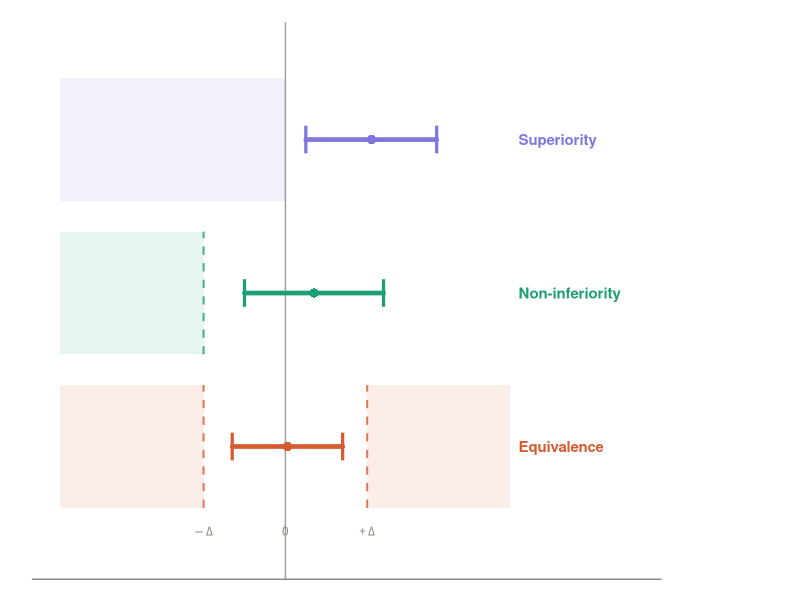
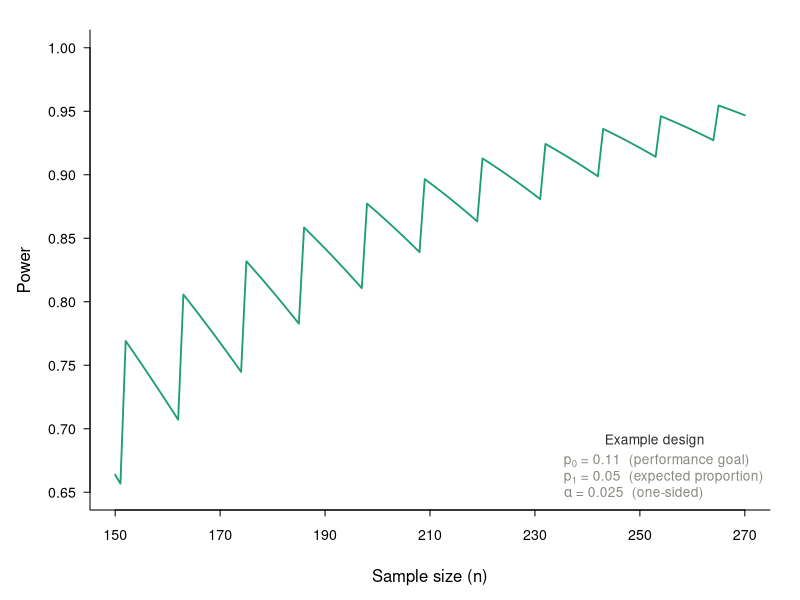
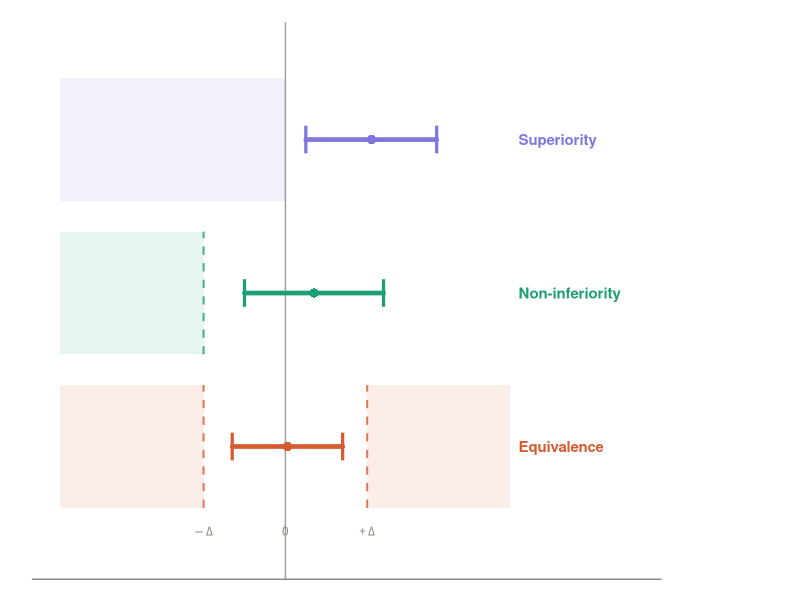

These charts were generated, in order, by the following R code: (Note: this script raises an error after producing the figures.)
## ---- chunk 1
knitr::opts_chunk$set(echo = FALSE, warning = FALSE, 
                      message = FALSE, fig.pos = "H",
                      out.width = "80%",
                      fig.align = "center",
                      cache = TRUE)
## ---- chunk 2

library(ggplot2)

col_sup  <- "#7F77DD"
col_ni   <- "#1D9E75"
col_eq   <- "#D85A30"
col_axis <- "#888780"
col_line <- "#2C2C2A"

# CI data
cis <- data.frame(
  label = factor(c("Superiority", "Non-inferiority", "Equivalence"),
                 levels = c("Equivalence", "Non-inferiority", "Superiority")),
  lo    = c(0.05, -0.10, -0.13),
  hi    = c(0.37,  0.24,  0.14),
  mid   = c(0.21,  0.07,  0.005),
  y     = c(3, 2, 1),
  color = c(col_sup, col_ni, col_eq)
)

ggplot() +
  
  # shading: superiority H0 (left of 0)
  annotate("rect", xmin = -0.55, xmax = 0,
           ymin = 2.6, ymax = 3.4, fill = col_sup, alpha = 0.10) +
  
  # shading: non-inferiority H0 (left of -delta)
  annotate("rect", xmin = -0.55, xmax = -0.20,
           ymin = 1.6, ymax = 2.4, fill = col_ni, alpha = 0.10) +
  
  # shading: equivalence H0 (both tails)
  annotate("rect", xmin = -0.55, xmax = -0.20,
           ymin = 0.6, ymax = 1.4, fill = col_eq, alpha = 0.10) +
  annotate("rect", xmin = 0.20, xmax = 0.55,
           ymin = 0.6, ymax = 1.4, fill = col_eq, alpha = 0.10) +
  
  # zero line
  geom_vline(xintercept = 0, colour = col_line,
             linewidth = 0.5, alpha = 0.45, linetype = "solid") +
  
  # NI margin
  geom_segment(aes(x = -0.20, xend = -0.20, y = 1.6, yend = 2.4),
               colour = col_ni, linewidth = 0.7, linetype = "dashed", alpha = 0.8) +
  
  # Equivalence margins
  geom_segment(aes(x = -0.20, xend = -0.20, y = 0.6, yend = 1.4),
               colour = col_eq, linewidth = 0.7, linetype = "dashed", alpha = 0.8) +
  geom_segment(aes(x =  0.20, xend =  0.20, y = 0.6, yend = 1.4),
               colour = col_eq, linewidth = 0.7, linetype = "dashed", alpha = 0.8) +
  
  # CI bars
  geom_segment(data = cis,
               aes(x = lo, xend = hi, y = y, yend = y, colour = label),
               linewidth = 1.6, lineend = "round", show.legend = FALSE) +
  geom_segment(data = cis,
               aes(x = lo, xend = lo, y = y - 0.09, yend = y + 0.09, colour = label),
               linewidth = 1.1, show.legend = FALSE) +
  geom_segment(data = cis,
               aes(x = hi, xend = hi, y = y - 0.09, yend = y + 0.09, colour = label),
               linewidth = 1.1, show.legend = FALSE) +
  geom_point(data = cis,
             aes(x = mid, y = y, colour = label),
             size = 2.8, shape = 16, show.legend = FALSE) +
  
  # row labels (right side)
  geom_text(data = cis,
            aes(x = 0.57, y = y, label = label, colour = label),
            hjust = 0, size = 3.8, fontface = "bold", show.legend = FALSE) +
  
  # axis zero label
  annotate("text", x = 0, y = 0.45, label = "0",
           size = 3, colour = col_axis, hjust = 0.5) +
  
  # margin labels
annotate("text", x = -0.20, y = 0.45, label = expression(-Delta),
         size = 3, colour = col_axis, hjust = 0.5) +
annotate("text", x =  0.20, y = 0.45, label = expression(+Delta),
         size = 3, colour = col_axis, hjust = 0.5) +
  
  scale_colour_manual(values = c(
    "Superiority"     = col_sup,
    "Non-inferiority" = col_ni,
    "Equivalence"     = col_eq
  )) +
  
  coord_cartesian(xlim = c(-0.55, 0.85), ylim = c(0.3, 3.6), clip = "off") +
  
  theme_minimal(base_size = 12) +
  theme(
    panel.grid       = element_blank(),
    axis.text        = element_blank(),
    axis.ticks       = element_blank(),
    axis.title       = element_blank(),
    axis.line.x      = element_line(colour = col_axis, linewidth = 0.5),
    plot.background  = element_rect(fill = "white", colour = NA),
    panel.background = element_rect(fill = "white", colour = NA),
    plot.margin      = margin(16, 100, 12, 20)
  )

ggsave("trial_designs.png", width = 8, height = 4.5, dpi = 200, bg = "white")


## ---- chunk 3

N     <- 150:270
alpha <- 0.025
p0    <- 0.89
p1    <- 0.95

crit  <- qbinom(p = 1 - alpha, size = N, prob = p0)
power <- 1 - pbinom(q = crit, size = N, prob = p1)

par(
  mar    = c(4.5, 4.5, 1.5, 1.5),
  family = "sans",
  mgp    = c(2.8, 0.7, 0),
  tcl    = -0.3
)

plot(N, power,
     type = "l",
     lwd  = 1.8,
     col  = "#1D9E75",
     las  = 1,
     xlab = "Sample size (n)",
     ylab = "Power",
     ylim = c(0.65, 1.00),
     yaxt = "n",
     xaxt = "n",
     bty  = "l")

axis(2, at = seq(0.65, 1.00, by = 0.05),
     labels = sprintf("%.2f", seq(0.65, 1.00, by = 0.05)),
     las = 1, cex.axis = 0.85)

axis(1, at = seq(150, 270, by = 20),
     cex.axis = 0.85)

legend("bottomright",
       title     = "Example design",
       title.col = "#2C2C2A",
       legend    = c(
         expression(paste(p[0], " = 0.11  (performance goal)")),
         expression(paste(p[1], " = 0.05  (expected proportion)")),
         expression(paste(alpha,  " = 0.025  (one-sided)"))
       ),
       col      = "#888780",
       lty      = 0,
       pch      = NA,
       bty      = "n",
       cex      = 0.82,
       text.col = "#888780")
## ---- chunk 4
library(kableExtra)

pg_tbl <- data.frame(
  Endpoint           = c("Composite (Death, Amputation, TVR)", "RCC: Improved or No Change"),
  Timepoint          = c("30 Days", "12 Months"),
  `Pooled Rate`      = c("6.0\\%", "95.8\\%"),
  `95\\% CI`         = c("[2.9, 12.1\\%]", "[87.9, 98.6\\%]"),
  `Performance Goal` = c("$\\leq$ 12\\%", "$\\geq$ 88\\%"),
  check.names = FALSE
)

kbl(pg_tbl, booktabs = TRUE, escape = FALSE, align = "lcccc", linesep = "",
    caption = "Performance Goals for Safety and Efficacy") |>
  kable_styling(latex_options = "hold_position", full_width = FALSE, font_size = 11) |>
  column_spec(1, width = "5.2cm") |>
  column_spec(5, bold = TRUE) |>
  pack_rows("Safety Endpoints",   1, 1, background = "#4A4A6A", color = "white", bold = TRUE) |>
  pack_rows("Efficacy Endpoints", 2, 2, background = "#6B4A2A", color = "white", bold = TRUE)
## ---- chunk 5
knitr::include_graphics("Figures/forest_plot_pooled_estimates.png")
## ---- chunk 6
library(kableExtra)
het_A <- data.frame(
  Measure         = c("$\\tau^2$", "$I^2$", "H", "Q (Wald)", "Q (LRT)"),
  Value           = c("0.00", "0.0\\%", "1.00", "0.00", "NA"),
  `CI or p-value` = c("NA", "0.0\\% to 0.9\\%", "1.00 to 3.10", "$p$ = 0.998", "NA"),
  check.names = FALSE
)
kbl(het_A, booktabs = TRUE, escape = FALSE, align = "lcc", linesep = "",
    caption = "Heterogeneity Statistics: 30-day Composite") |>
  kable_styling(latex_options = "hold_position", full_width = FALSE, font_size = 11) |>
  row_spec(0, background = "#3A3A6A", color = "white", bold = TRUE) |>
  column_spec(1, width = "3cm")
## ---- chunk 7
het_B <- data.frame(
  Measure         = c("$\\tau^2$", "$I^2$", "H", "Q (Wald)", "Q (LRT)"),
  Value           = c("0.00", "0.0\\%", "1.00", "1.31", "NA"),
  `CI or p-value` = c("NA", "0.0\\% to 0.9\\%", "1.00 to 3.10", "$p$ = 0.520", "NA"),
  check.names = FALSE
)
kbl(het_B, booktabs = TRUE, escape = FALSE, align = "lcc", linesep = "",
    caption = "Heterogeneity Statistics: 12-month Rutherford classification") |>
  kable_styling(latex_options = "hold_position", full_width = FALSE, font_size = 11) |>
  row_spec(0, background = "#3A3A6A", color = "white", bold = TRUE) |>
  column_spec(1, width = "3cm")
## ---- chunk 8
knitr::include_graphics("Figures/coverage_probability_n100_overlay.png")
## ---- chunk 9
knitr::include_graphics("Figures/coverage_width_n20.png")
## ---- chunk 10
knitr::include_graphics("Figures/coverage_width_n50.png")
## ---- chunk 11
knitr::include_graphics("Figures/coverage_width_n100.png")
## ---- chunk 12
knitr::include_graphics("Figures/power_curve_clopper_pearson.png")
## ---- chunk 13
knitr::include_graphics("Figures/sample_size_comparison_table.png")
## ---- chunk 14
knitr::include_graphics("Figures/ci_diagram_all_methods.png")
## ---- chunk 15
knitr::include_graphics("Figures/bayesian_power_curve.png")
## ---- chunk 16
knitr::include_graphics("Figures/prior_weight_sensitivity.png")
